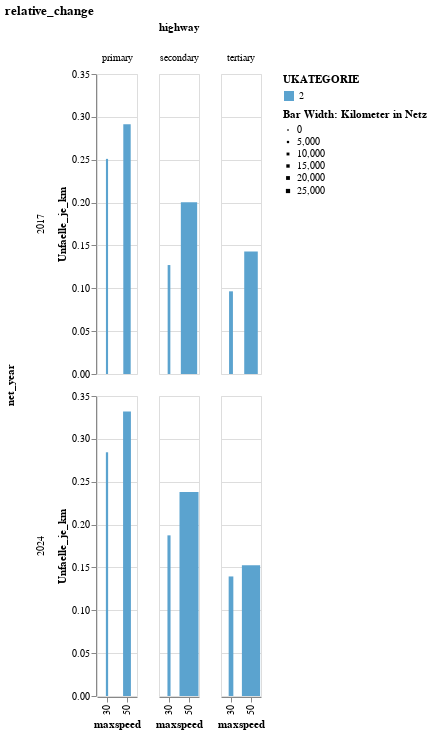

The notebook cell this image was saved under:
### Code cell
source = Acc2bufferedNet_grouped_allYears_wLength

source=source[source.highway.isin(['primary', 'secondary','tertiary',])]
source=source[source["UKATEGORIE"]==2]


alt.Chart(source, title="relative_change").mark_bar().encode(
    x='maxspeed',
    y='Unfaelle_je_km',
    color='UKATEGORIE:O',
    column="highway",
    tooltip=["UKATEGORIE","count","Unfaelle_je_km","length"],
    row="net_year",
    size=alt.Size('length:Q', legend=alt.Legend(title="Bar Width: Kilometer in Netz"))  # Set width based on 'length'
)

### Figure 1 — Vega-Lite specification as saved in the notebook (floating-point values rounded to 4 significant figures)
{"config": {"view": {"continuousWidth": 300, "continuousHeight": 300}}, "data": {"name": "data-9c296440095f6bf0372e8d32240be435"}, "mark": {"type": "bar"}, "encoding": {"color": {"field": "UKATEGORIE", "type": "ordinal"}, "column": {"field": "highway", "type": "nominal"}, "row": {"field": "net_year", "type": "nominal"}, "size": {"field": "length", "legend": {"title": "Bar Width: Kilometer in Netz"}, "type": "quantitative"}, "tooltip": [{"field": "UKATEGORIE", "type": "quantitative"}, {"field": "count", "type": "quantitative"}, {"field": "Unfaelle_je_km", "type": "quantitative"}, {"field": "length", "type": "quantitative"}], "x": {"field": "maxspeed", "type": "nominal"}, "y": {"field": "Unfaelle_je_km", "type": "quantitative"}}, "title": "relative_change", "$schema": "https://vega.github.io/schema/vega-lite/v5.20.1.json", "datasets": {"data-9c296440095f6bf0372e8d32240be435": [{"highway": "primary", "maxspeed": "30", "UKATEGORIE": 2, "count": 49, "net_year": "2017", "length": 195.2, "Unfaelle_je_km": 0.251}, {"highway": "primary", "maxspeed": "50", "UKATEGORIE": 2, "count": 2483, "net_year": "2017", "length": 8523.0, "Unfaelle_je_km": 0.2913}, {"highway": "secondary", "maxspeed": "30", "UKATEGORIE": 2, "count": 139, "net_year": "2017", "length": 1093.0, "Unfaelle_je_km": 0.1271}, {"highway": "secondary", "maxspeed": "50", "UKATEGORIE": 2, "count": 4538, "net_year": "2017", "length": 22630.0, "Unfaelle_je_km": 0.2005}, {"highway": "tertiary", "maxspeed": "30", "UKATEGORIE": 2, "count": 284, "net_year": "2017", "length": 2945.0, "Unfaelle_je_km": 0.09645}, {"highway": "tertiary", "maxspeed": "50", "UKATEGORIE": 2, "count": 2613, "net_year": "2017", "length": 18270.0, "Unfaelle_je_km": 0.143}, {"highway": "primary", "maxspeed": "30", "UKATEGORIE": 2, "count": 115, "net_year": "2024", "length": 404.4, "Unfaelle_je_km": 0.2844}, {"highway": "primary", "maxspeed": "50", "UKATEGORIE": 2, "count": 3061, "net_year": "2024", "length": 9218.0, "Unfaelle_je_km": 0.3321}, {"highway": "secondary", "maxspeed": "30", "UKATEGORIE": 2, "count": 327, "net_year": "2024", "length": 1745.0, "Unfaelle_je_km": 0.1874}, {"highway": "secondary", "maxspeed": "50", "UKATEGORIE": 2, "count": 6396, "net_year": "2024", "length": 26870.0, "Unfaelle_je_km": 0.2381}, {"highway": "tertiary", "maxspeed": "30", "UKATEGORIE": 2, "count": 593, "net_year": "2024", "length": 4252.0, "Unfaelle_je_km": 0.1395}, {"highway": "tertiary", "maxspeed": "50", "UKATEGORIE": 2, "count": 3902, "net_year": "2024", "length": 25600.0, "Unfaelle_je_km": 0.1524}]}}
